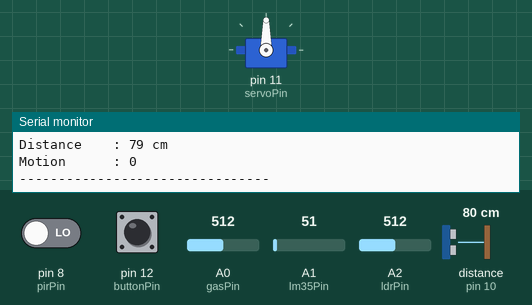
Bench run of a sketch on a simulated Arduino Uno, built with avr-gcc and run on an emulated ATmega328P. Parts: servo, the last lines printed to the serial monitor. Wiring (inferred from the names in the program): ultrasonic range finder: trigger pin 9; echo pin 10. Inputs (shaded band) come from the test bench; at power-on: pin 12 (buttonPin) HIGH, A2 (ldrPin) = 512, pin 8 (pirPin) LOW, distance to the obstacle (sensor on pin 10) 80 cm, A0 (gasPin) = 512, A1 (lm35Pin) = 51. The echo pulse lasts 58.3 µs per cm.

Above: at 2.6 s.
2.7 s: pin 12 (buttonPin) pulled LOW for 2 s
At 4.3 s:
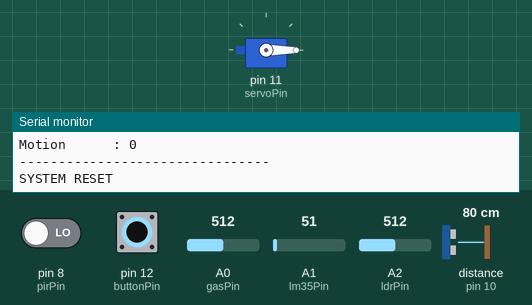
6.2 s: A2 (ldrPin) set to 290
9.5 s: pin 8 (pirPin) driven HIGH
12.9 s: distance to the obstacle (sensor on pin 10) set to 250 cm
Timing chart, 0 to 15.9 s (numbered marks = the images above; inputs shaded):
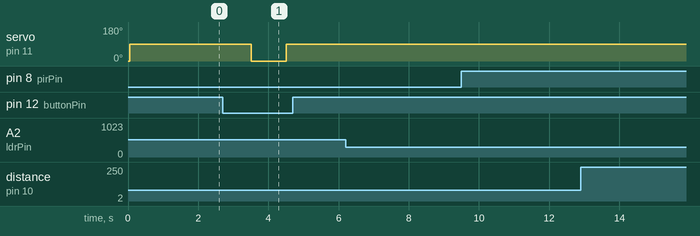

Measured:
- after the input at 2.7 s, servo on pin 11 (servoPin): 90° → 0° after 0.81 s, → 90° 1.0 s later

The sketch:

final_project_codebind.ino
```cpp
#include <Servo.h>

// Servo
Servo emergencyDoor;

// Pin Definitions
const int pirPin = 8;
const int trigPin = 9;
const int echoPin = 10;
const int servoPin = 11;
const int buttonPin = 12;

const int gasPin = A0;
const int lm35Pin = A1;
const int ldrPin = A2;

void setup()
{
  Serial.begin(9600);

  pinMode(pirPin, INPUT);

  pinMode(trigPin, OUTPUT);
  pinMode(echoPin, INPUT);

  pinMode(buttonPin, INPUT_PULLUP);

  emergencyDoor.attach(servoPin);
  emergencyDoor.write(0);

  Serial.println("=================================");
  Serial.println("INDUSTRIAL SAFETY SYSTEM");
  Serial.println("SYSTEM STARTED");
  Serial.println("=================================");
}

void loop()
{
  // LM35
  int lm35Value = analogRead(lm35Pin);
  float temperature = (lm35Value * 5.0 * 100.0) / 1024.0;

  // MQ2
  int gasValue = analogRead(gasPin);

  // LDR
  int ldrValue = analogRead(ldrPin);

  // PIR
  int motion = digitalRead(pirPin);

  // Ultrasonic
  long duration;
  int distance;

  digitalWrite(trigPin, LOW);
  delayMicroseconds(2);

  digitalWrite(trigPin, HIGH);
  delayMicroseconds(10);
  digitalWrite(trigPin, LOW);

  duration = pulseIn(echoPin, HIGH, 30000);

  if (duration == 0)
    distance = 999;
  else
    distance = duration * 0.034 / 2;

  // Reset Button
  if (digitalRead(buttonPin) == LOW)
  {
    emergencyDoor.write(0);

    Serial.println("SYSTEM RESET");
    delay(1000);
  }

  // Gas Alert
  if (gasValue > 350)
  {
    emergencyDoor.write(90);

    Serial.println("***** ALERT *****");
    Serial.println("GAS LEAKAGE DETECTED!");
    Serial.println("EMERGENCY DOOR OPEN");
    Serial.println("*****************");
  }

  // Motion Alert
  if (motion == HIGH)
  {
    Serial.println("MOTION DETECTED!");
  }

  // Low Light Alert
  if (ldrValue < 300)
  {
    Serial.println("LOW LIGHT CONDITION");
  }

  // Normal Monitoring
    Serial.println("--------------------------------");

    Serial.print("Temperature : ");
    Serial.print(temperature);
    Serial.println(" C");

    Serial.print("Gas Value   : ");
    Serial.println(gasValue);

    Serial.print("LDR Value   : ");
    Serial.println(ldrValue);

    Serial.print("Distance    : ");
    Serial.print(distance);
    Serial.println(" cm");

    Serial.print("Motion      : ");
    Serial.println(motion);

    Serial.println("--------------------------------");


  delay(1500);
}
```
